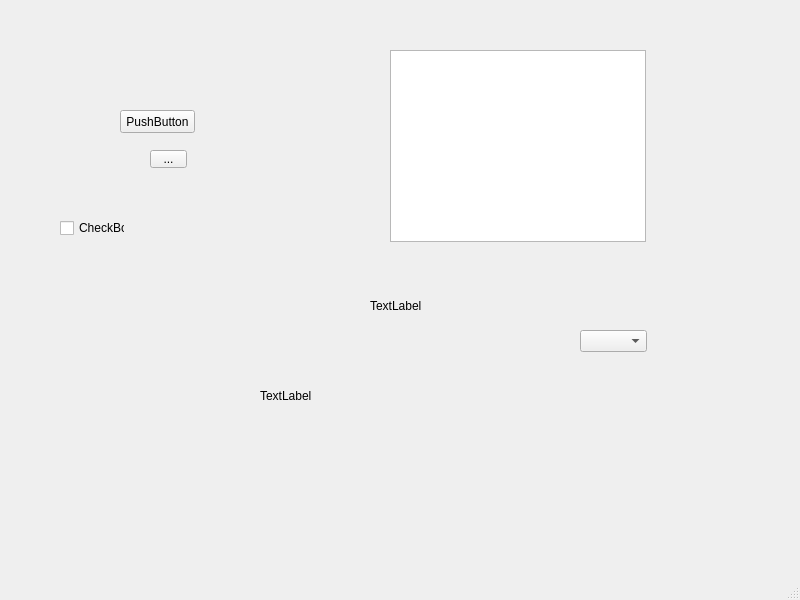
<?xml version="1.0" encoding="UTF-8"?>
<ui version="4.0">
 <class>MainWindow</class>
 <widget class="QMainWindow" name="MainWindow">
  <property name="geometry">
   <rect>
    <x>0</x>
    <y>0</y>
    <width>800</width>
    <height>600</height>
   </rect>
  </property>
  <property name="windowTitle">
   <string>MainWindow</string>
  </property>
  <widget class="QWidget" name="centralwidget">
   <widget class="QLabel" name="label">
    <property name="geometry">
     <rect>
      <x>260</x>
      <y>390</y>
      <width>54</width>
      <height>12</height>
     </rect>
    </property>
    <property name="text">
     <string>TextLabel</string>
    </property>
   </widget>
   <widget class="QLabel" name="label_2">
    <property name="geometry">
     <rect>
      <x>370</x>
      <y>300</y>
      <width>54</width>
      <height>12</height>
     </rect>
    </property>
    <property name="text">
     <string>TextLabel</string>
    </property>
   </widget>
   <widget class="QPushButton" name="pushButton">
    <property name="geometry">
     <rect>
      <x>120</x>
      <y>110</y>
      <width>75</width>
      <height>23</height>
     </rect>
    </property>
    <property name="text">
     <string>PushButton</string>
    </property>
   </widget>
   <widget class="QToolButton" name="toolButton">
    <property name="geometry">
     <rect>
      <x>150</x>
      <y>150</y>
      <width>37</width>
      <height>18</height>
     </rect>
    </property>
    <property name="text">
     <string>...</string>
    </property>
   </widget>
   <widget class="QCheckBox" name="checkBox">
    <property name="geometry">
     <rect>
      <x>60</x>
      <y>220</y>
      <width>65</width>
      <height>16</height>
     </rect>
    </property>
    <property name="text">
     <string>CheckBox</string>
    </property>
   </widget>
   <widget class="QListView" name="listView">
    <property name="geometry">
     <rect>
      <x>390</x>
      <y>50</y>
      <width>256</width>
      <height>192</height>
     </rect>
    </property>
   </widget>
   <widget class="QComboBox" name="comboBox">
    <property name="geometry">
     <rect>
      <x>580</x>
      <y>330</y>
      <width>67</width>
      <height>22</height>
     </rect>
    </property>
   </widget>
  </widget>
  <widget class="QMenuBar" name="menubar">
   <property name="geometry">
    <rect>
     <x>0</x>
     <y>0</y>
     <width>800</width>
     <height>22</height>
    </rect>
   </property>
  </widget>
  <widget class="QStatusBar" name="statusbar"/>
 </widget>
 <resources/>
 <connections/>
</ui>
